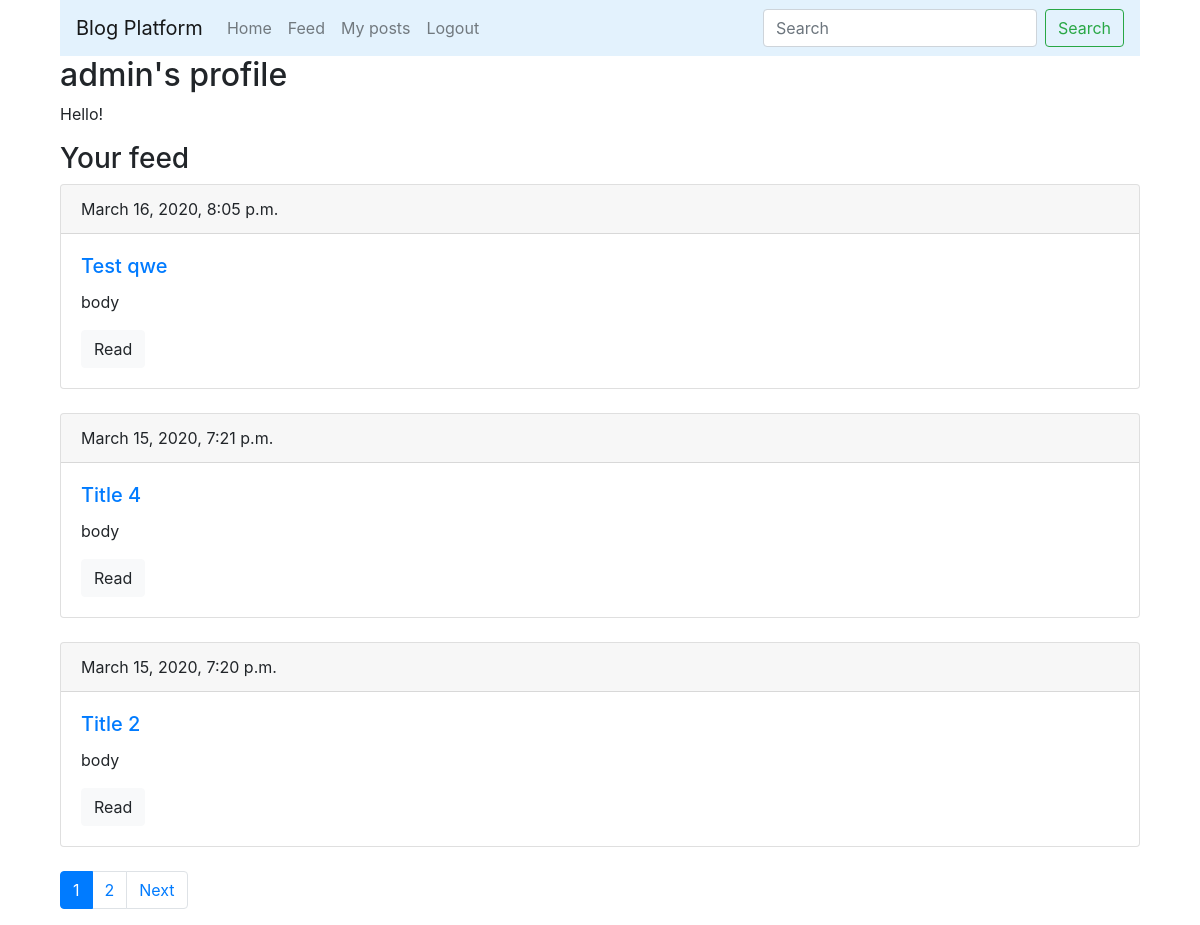
/accounts/profile/ (signed in), run on an earlier commit of the app's database.
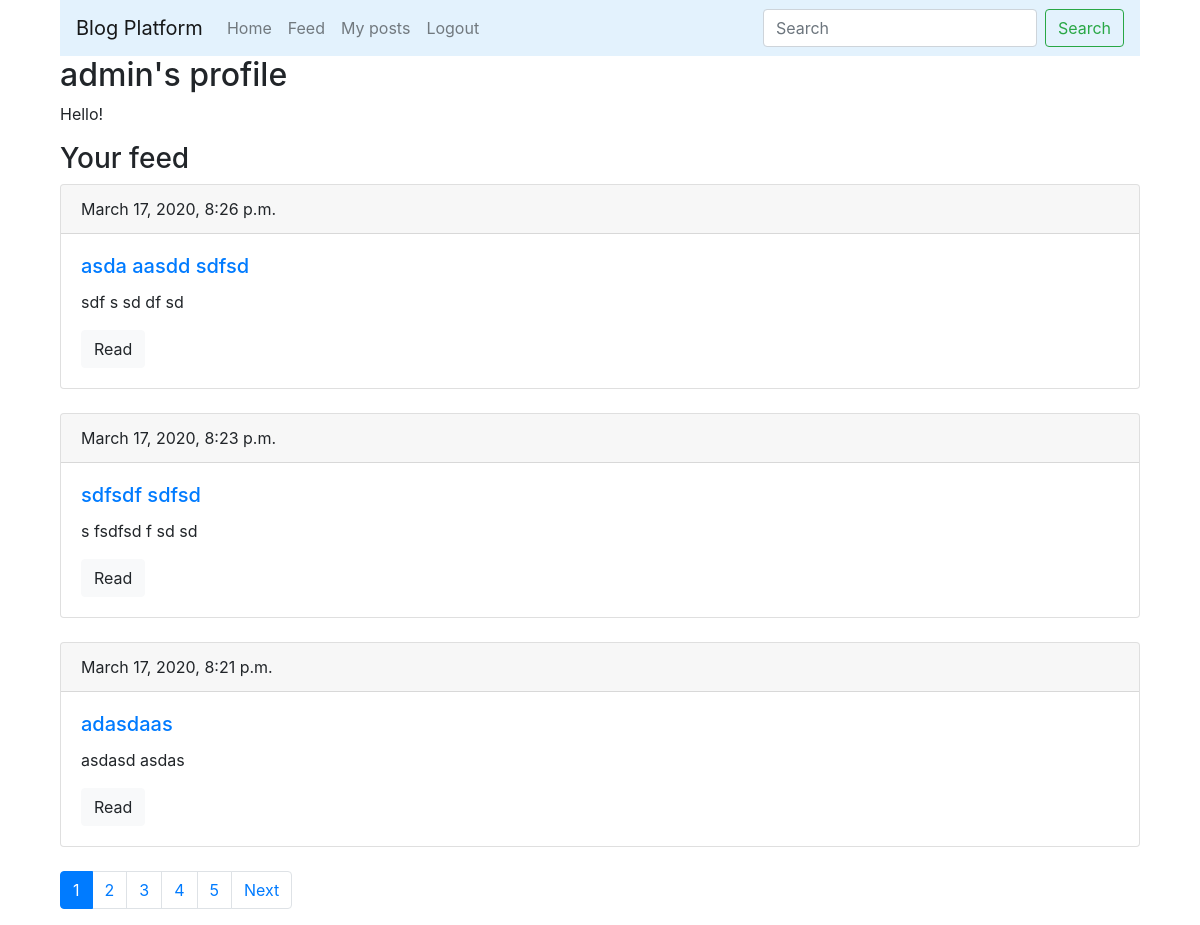
And on a later commit of the database.
### main/models.py (models this page shows, shortened)
class Post(models.Model):
    author = models.ForeignKey(User, on_delete=models.CASCADE, related_name='blog_posts')
    title = models.CharField(max_length=250, db_index=True)
    body = models.TextField(blank=True, db_index=True)
    date_pub = models.DateTimeField(auto_now_add=True)

### main/views.py (the view)
# urls.py: path('accounts/profile/', BPFeed.as_view(), name='feed'),
class BPFeed(ListView):
    context_object_name = 'posts'
    paginate_by = 3
    template_name = 'main/feed.html'
    def get_queryset(self):
        subscriptions = Subscription.objects.filter(subscriber_id=self.request.user.id).values(
            'blogger_id')
        subscriptions = {x['blogger_id'] for x in subscriptions}
        return Post.objects.filter(author_id__in=subscriptions).order_by('-date_pub')

### main/templates/main/feed.html (shortened to what this page needs)
{% extends "layout/base.html" %}
{% load bootstrap4 %}
{% block content %}
<div class="row">
    <div class="col-12">
        <h2>{{ user.username }}'s profile</h2>
        {% if user.first_name and user.last_name %}
            <p>Hello, {{ user.first_name }} {{ user.last_name }}!</p>
        {% else %}
            <p>Hello!</p>
        {% endif %}
        <h3>Your feed</h3>
        {% if posts %}
            {% for post in posts %}
                <div class="card mb-4">
                    <div class="card-header">
                        {{ post.date_pub }}
                    </div>
                    <div class="card-body">
                        <h5 class="card-title">
                            <a href="{% url 'main:user_post_detail' user.id post.id %}">
                            {{ post.title }}
                            </a>
                        </h5>
                        <p class="card-text">{{ post.body|truncatewords:15 }}</p>
                        <a href="{% url 'main:user_post_detail' user.id post.id %}" class="btn btn-light">Read</a>
                    </div>
                </div>
            {% endfor %}
            {% include "layout/pagination.html" with page=page_obj %}
        {% endif %}
    </div>
</div>
{% endblock %}

What changed in the data, as far as the page shows it:
no longer on this page (row edited): Post: date_pub "March 16, 2020, 8:05 p.m.", title "Test qwe", body "body"
no longer on this page (row edited): Post: date_pub "March 15, 2020, 7:21 p.m.", title "Title 4", body "body"
no longer on this page (row edited): Post: date_pub "March 15, 2020, 7:20 p.m.", title "Title 2", body "body"
added Post: date_pub "March 17, 2020, 8:26 p.m.", title "asda aasdd sdfsd", body "sdf s sd df sd"
added Post: date_pub "March 17, 2020, 8:23 p.m.", title "sdfsdf sdfsd", body "s fsdfsd f sd sd"
added Post: date_pub "March 17, 2020, 8:21 p.m.", title "adasdaas", body "asdasd asdas"
Also different on the page:
new list line: "3"
new list line: "4"
new list line: "5"
